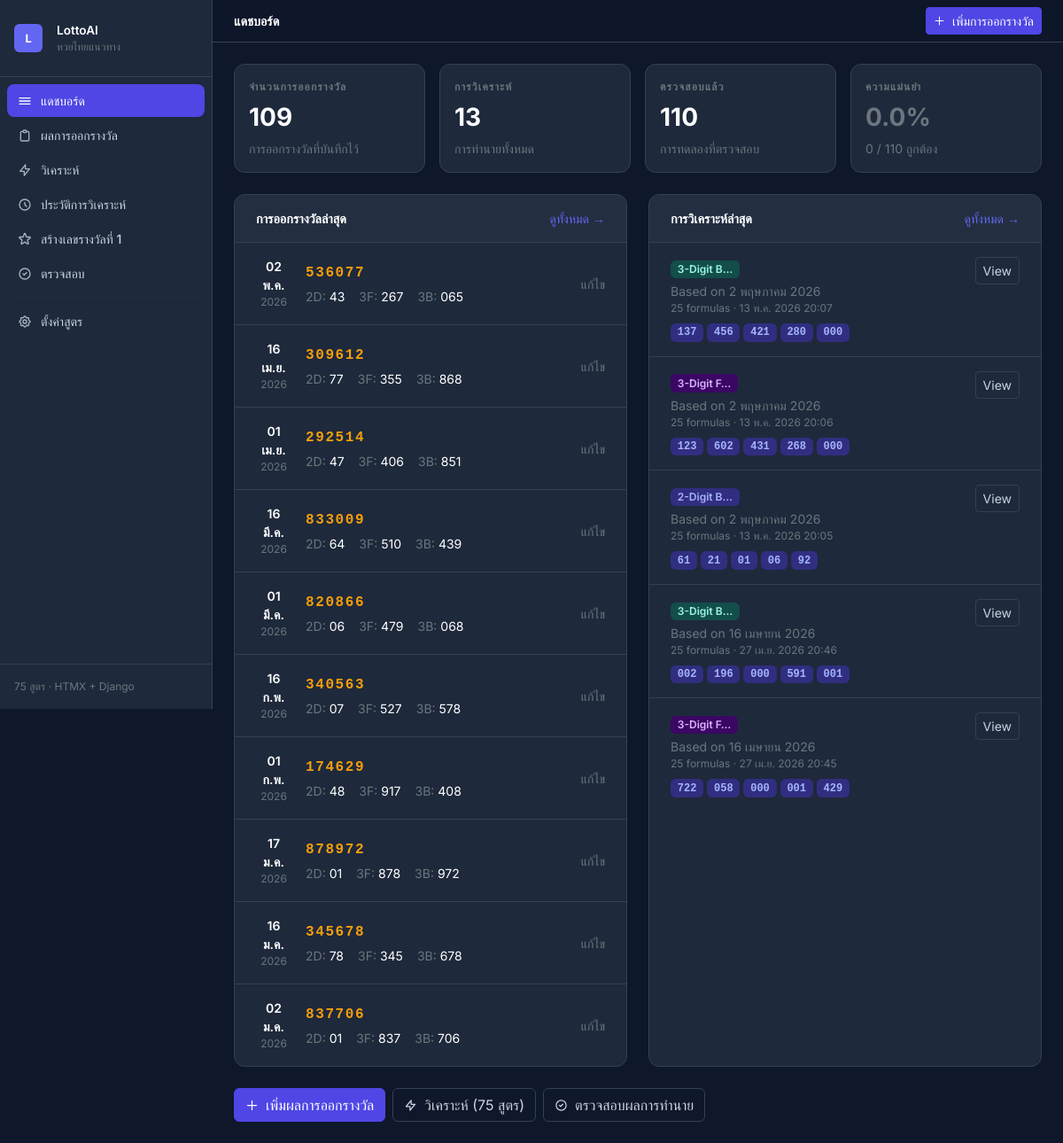
Before: / with the older database file.
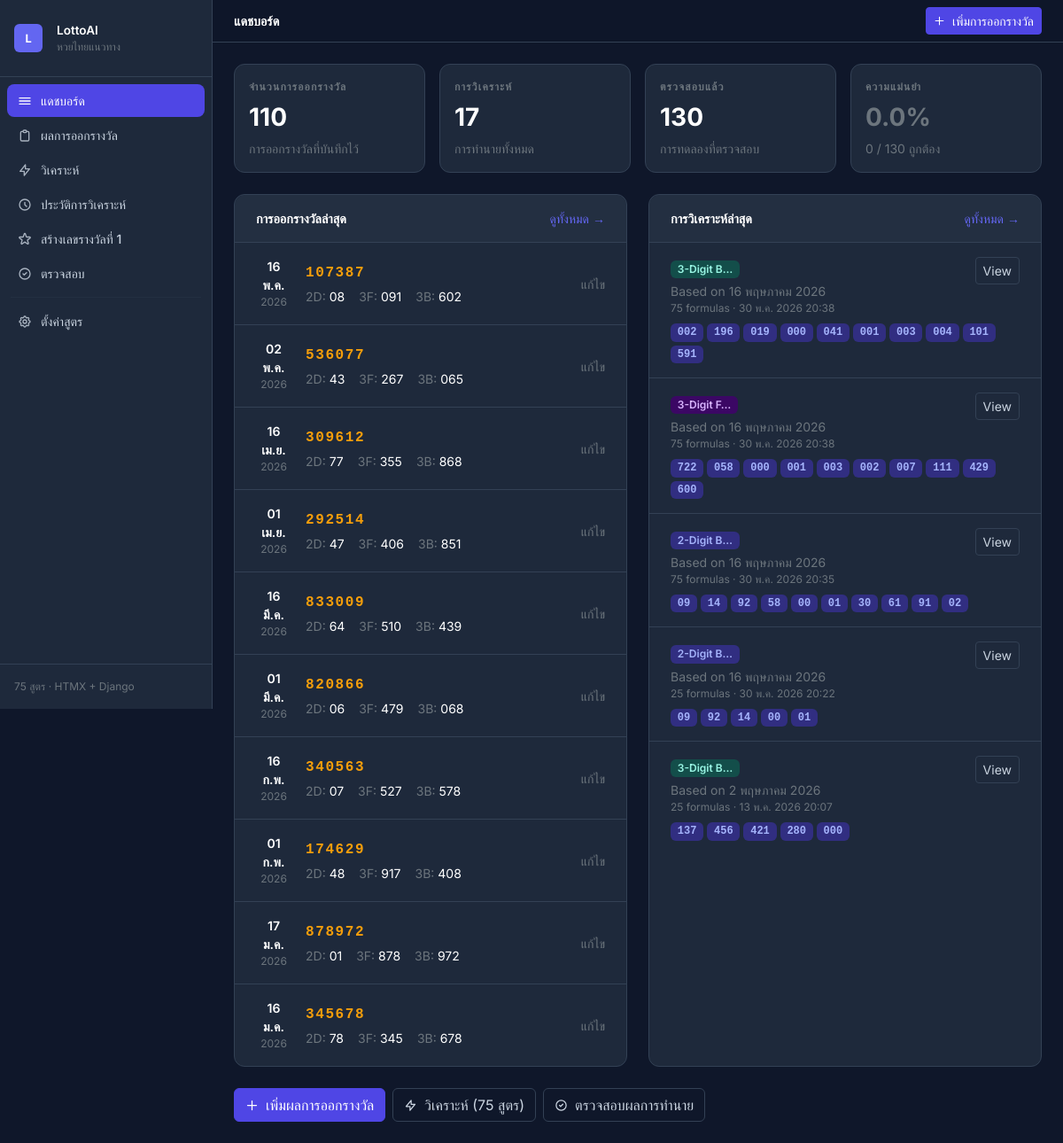
After: the same page with the newer database file.
### apps/analysis/models.py (models this page shows, shortened)
class LotteryDraw(models.Model):
    draw_date = models.DateField(unique=True, verbose_name='Draw Date')
    draw_label = models.CharField(
        max_length=20, blank=True, default='',
        help_text='E.g. "1 Jan 2025"', verbose_name='Draw Label'
    )
    first_prize = models.CharField(max_length=6, verbose_name='First Prize (6-digit)')
    near_first_1 = models.CharField(max_length=6, blank=True, default='', verbose_name='Near 1st Prize (lower)')
    near_first_2 = models.CharField(max_length=6, blank=True, default='', verbose_name='Near 1st Prize (upper)')
    three_front_1 = models.CharField(max_length=3, blank=True, default='', verbose_name='3-Digit Front #1')
    three_front_2 = models.CharField(max_length=3, blank=True, default='', verbose_name='3-Digit Front #2')
    three_back_1 = models.CharField(max_length=3, blank=True, default='', verbose_name='3-Digit Back #1')
    three_back_2 = models.CharField(max_length=3, blank=True, default='', verbose_name='3-Digit Back #2')
    two_back = models.CharField(max_length=2, blank=True, default='', verbose_name='2-Digit Back')
    notes = models.TextField(blank=True, default='', verbose_name='Notes')
    created_at = models.DateTimeField(auto_now_add=True)
    updated_at = models.DateTimeField(auto_now=True)
    class Meta:
        ordering = ['-draw_date']
        verbose_name = 'Lottery Draw'
        verbose_name_plural = 'Lottery Draws'

class AnalysisSession(models.Model):
    LOTTERY_TYPE_CHOICES = [
        ('2D', '2-Digit Back (เลขท้าย 2 ตัว)'),
        ('3F', '3-Digit Front (เลขหน้า 3 ตัว)'),
        ('3B', '3-Digit Back (เลขหลัง 3 ตัว)'),
    ]
    reference_draw = models.ForeignKey(
        LotteryDraw, on_delete=models.CASCADE,
        related_name='analyses', verbose_name='Based on Draw'
    )
    lottery_type = models.CharField(
        max_length=2, choices=LOTTERY_TYPE_CHOICES, verbose_name='Lottery Type'
    )
    target_draw_date = models.DateField(
        null=True, blank=True, verbose_name='Target Draw Date'
    )
    history_limit = models.IntegerField(
        default=50, verbose_name='Draws Used in History'
    )
    formulas_run = models.IntegerField(default=0)
    formulas_active = models.IntegerField(default=0)
    formula_raw_results = models.JSONField(default=dict)
    option_a_results = models.JSONField(default=list)
    option_b_results = models.JSONField(default=list)
    option_c_results = models.JSONField(default=list)
    created_at = models.DateTimeField(auto_now_add=True)
    class Meta:
        ordering = ['-created_at']
        verbose_name = 'Analysis Session'
        verbose_name_plural = 'Analysis Sessions'

### apps/analysis/views.py (the view)
# urls.py: path('', views.dashboard, name='dashboard'),
def dashboard(request):
    draws = LotteryDraw.objects.all()[:10]
    total_draws = LotteryDraw.objects.count()
    total_sessions = AnalysisSession.objects.count()
    correct = PredictionEntry.objects.filter(is_verified=True, was_correct=True).count()
    verified = PredictionEntry.objects.filter(is_verified=True).count()
    accuracy = round(correct / verified * 100, 1) if verified else 0
    recent_sessions = AnalysisSession.objects.select_related('reference_draw').all()[:5]
    return render(request, 'analysis/dashboard.html', {
        'draws': draws,
        'total_draws': total_draws,
        'total_sessions': total_sessions,
        'accuracy': accuracy,
        'correct': correct,
        'verified': verified,
        'recent_sessions': recent_sessions,
    })

### apps/analysis/templates/analysis/dashboard.html (shortened to what the changed rows need)
{% extends "analysis/base.html" %}
{% block page_title %}แดชบอร์ด{% endblock %}
{% block content %}
<div class="row row-cols-2 row-cols-lg-4 g-3 mb-4">
  <div class="col">
    <div class="card p-3 h-100">
      <p class="mb-1 text-secondary text-uppercase fw-semibold tracking-wider fs-xs">จำนวนการออกรางวัล</p>
      <p class="mb-1 fw-bold text-white" style="font-size:1.75rem">{{ total_draws }}</p>
      <p class="mb-0 text-secondary small">การออกรางวัลที่บันทึกไว้</p>
    </div>
  </div>
  <div class="col">
    <div class="card p-3 h-100">
      <p class="mb-1 text-secondary text-uppercase fw-semibold tracking-wider fs-xs">การวิเคราะห์</p>
      <p class="mb-1 fw-bold text-white" style="font-size:1.75rem">{{ total_sessions }}</p>
      <p class="mb-0 text-secondary small">การทำนายทั้งหมด</p>
    </div>
  </div>
  <div class="col">
    <div class="card p-3 h-100">
      <p class="mb-1 text-secondary text-uppercase fw-semibold tracking-wider fs-xs">ตรวจสอบแล้ว</p>
      <p class="mb-1 fw-bold text-white" style="font-size:1.75rem">{{ verified }}</p>
      <p class="mb-0 text-secondary small">การทดลองที่ตรวจสอบ</p>
    </div>
  </div>
  <div class="col">
    <div class="card p-3 h-100">
      <p class="mb-1 text-secondary text-uppercase fw-semibold tracking-wider fs-xs">ความแม่นยำ</p>
      <p class="mb-1 fw-bold {% if accuracy >= 60 %}text-success{% elif accuracy >= 30 %}text-warning{% else %}text-secondary{% endif %}"
         style="font-size:1.75rem">
        {% if verified %}{{ accuracy }}%{% else %}—{% endif %}
      </p>
      <p class="mb-0 text-secondary small">{{ correct }} / {{ verified }} ถูกต้อง</p>
    </div>
  </div>
</div>
<div class="row g-4">
  <div class="col-12 col-lg-6">
    <div class="card overflow-hidden h-100">
      <div class="card-header d-flex align-items-center justify-content-between py-3 px-4">
        <h2 class="mb-0 fw-semibold text-white" style="font-size:.9rem">การออกรางวัลล่าสุด</h2>
      </div>
      {% if draws %}
      <div class="list-group list-group-flush">
        {% for draw in draws %}
        <div class="list-group-item bg-transparent d-flex align-items-center gap-3 py-3 px-4"
             style="border-color: var(--app-border)">
          <div class="text-center flex-shrink-0" style="width:2.5rem">
            <p class="mb-0 fw-semibold text-white small">{{ draw.draw_date|date:"d M" }}</p>
            <p class="mb-0 text-secondary fs-xs">{{ draw.draw_date|date:"Y" }}</p>
          </div>
          <div class="flex-grow-1 min-w-0">
            <p class="mb-1 text-gold fw-bold font-mono tracking-wider">{{ draw.first_prize }}</p>
            <div class="d-flex gap-3">
              <span class="text-secondary small">2D: <span class="text-white">{{ draw.two_back }}</span></span>
              <span class="text-secondary small">3F: <span class="text-white">{{ draw.three_front_1|default:"—" }}</span></span>
              <span class="text-secondary small">3B: <span class="text-white">{{ draw.three_back_1|default:"—" }}</span></span>
            </div>
          </div>
          <a href="{% url 'draw_edit' draw.pk %}" class="text-secondary small text-decoration-none flex-shrink-0">แก้ไข</a>
        </div>
        {% endfor %}
      </div>
      {% else %}
      <div class="card-body text-center py-5">
        <p class="text-secondary mb-3">ยังไม่มีการออกรางวัล</p>
        <a href="{% url 'draw_add' %}" class="btn btn-primary btn-sm">เพิ่มการออกรางวัลครั้งแรก</a>
      </div>
      {% endif %}
    </div>
  </div>
  <div class="col-12 col-lg-6">
    <div class="card overflow-hidden h-100">
      <div class="card-header d-flex align-items-center justify-content-between py-3 px-4">
        <h2 class="mb-0 fw-semibold text-white" style="font-size:.9rem">การวิเคราะห์ล่าสุด</h2>
      </div>
      {% if recent_sessions %}
      <div class="list-group list-group-flush">
        {% for session in recent_sessions %}
        <div class="list-group-item bg-transparent py-3 px-4" style="border-color: var(--app-border)">
          <div class="d-flex align-items-start justify-content-between gap-2">
            <div class="min-w-0">
              <span class="badge fw-semibold
                {% if session.lottery_type == '2D' %}badge-2d
                {% elif session.lottery_type == '3F' %}badge-3f
                {% else %}badge-3b{% endif %}">
                {{ session.get_lottery_type_display|truncatechars:10 }}
              </span>
              <p class="mb-0 text-secondary small mt-1">Based on {{ session.reference_draw.draw_date }}</p>
              <p class="mb-0 text-secondary fs-xs">{{ session.formulas_run }} formulas · {{ session.created_at|date:"d M Y H:i" }}</p>
            </div>
            <a href="{% url 'analysis_detail' session.pk %}"
               class="btn btn-outline-secondary btn-sm flex-shrink-0">View</a>
          </div>
          <div class="d-flex flex-wrap gap-1 mt-2">
            {% for item in session.option_a_results %}
            <span class="badge font-mono badge-2d">{{ item.0 }}</span>
            {% endfor %}
          </div>
        </div>
        {% endfor %}
      </div>
      {% else %}
      <div class="card-body text-center py-5">
        <p class="text-secondary mb-3">ยังไม่มีการวิเคราะห์</p>
        <a href="{% url 'analysis_run' %}" class="btn btn-primary btn-sm">วิเคราะห์ครั้งแรก</a>
      </div>
      {% endif %}
    </div>
  </div>
</div>
{% endblock %}

Changed rows visible on the page:
no longer on this page (row unchanged): LotteryDraw: draw_date "02 ม.ค.", draw_date "2026", first_prize "837706", two_back "01", three_front_1 "837", three_back_1 "706"
no longer on this page (row unchanged): AnalysisSession: lottery_type "3-Digit F…", reference_draw.draw_date "2 พฤษภาคม 2026", formulas_run "25", created_at "13 พ.ค. 2026 20:06", item "123" "602" "431" "268" "000"
no longer on this page (row unchanged): AnalysisSession: lottery_type "2-Digit B…", reference_draw.draw_date "2 พฤษภาคม 2026", formulas_run "25", created_at "13 พ.ค. 2026 20:05", item "61" "21" "01" "06" "92"
no longer on this page (row unchanged): AnalysisSession: lottery_type "3-Digit B…", reference_draw.draw_date "16 เมษายน 2026", formulas_run "25", created_at "27 เม.ย. 2026 20:46", item "002" "196" "000" "591" "001"
no longer on this page (row unchanged): AnalysisSession: lottery_type "3-Digit F…", reference_draw.draw_date "16 เมษายน 2026", formulas_run "25", created_at "27 เม.ย. 2026 20:45", item "722" "058" "000" "001" "429"
added LotteryDraw: draw_date "16 พ.ค.", draw_date "2026", first_prize "107387", two_back "08", three_front_1 "091", three_back_1 "602"
added AnalysisSession: lottery_type "3-Digit B…", reference_draw.draw_date "16 พฤษภาคม 2026", formulas_run "75", created_at "30 พ.ค. 2026 20:38", item "002" "196" "019" "000" "041" "001" "003" "004" "101" "591"
added AnalysisSession: lottery_type "3-Digit F…", reference_draw.draw_date "16 พฤษภาคม 2026", formulas_run "75", created_at "30 พ.ค. 2026 20:38", item "722" "058" "000" "001" "003" "002" "007" "111" "429" "600"
added AnalysisSession: lottery_type "2-Digit B…", reference_draw.draw_date "16 พฤษภาคม 2026", formulas_run "75", created_at "30 พ.ค. 2026 20:35", item "09" "14" "92" "58" "00" "01" "30" "61" "91" "02"
added AnalysisSession: lottery_type "2-Digit B…", reference_draw.draw_date "16 พฤษภาคม 2026", formulas_run "25", created_at "30 พ.ค. 2026 20:22", item "09" "92" "14" "00" "01"
Other visible differences:
{{ total_draws }}: "109" → "110"
{{ total_sessions }}: "13" → "17"
{{ verified }}: "110" → "130"
